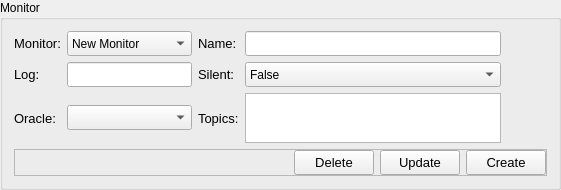
                   <widget class="QGroupBox" name="gbxConfigMonitor">
                    <property name="title">
                     <string>Monitor</string>
                    </property>
                    <layout class="QGridLayout" name="gridLayout_10">
                     <item row="0" column="0">
                      <widget class="QLabel" name="lblConfigMonitorMonitor">
                       <property name="minimumSize">
                        <size>
                         <width>0</width>
                         <height>0</height>
                        </size>
                       </property>
                       <property name="font">
                        <font>
                         <pointsize>10</pointsize>
                        </font>
                       </property>
                       <property name="text">
                        <string>Monitor:</string>
                       </property>
                      </widget>
                     </item>
                     <item row="0" column="1">
                      <widget class="QComboBox" name="cbxMonitorMonitor">
                       <property name="minimumSize">
                        <size>
                         <width>0</width>
                         <height>25</height>
                        </size>
                       </property>
                       <property name="maximumSize">
                        <size>
                         <width>16777215</width>
                         <height>25</height>
                        </size>
                       </property>
                       <property name="font">
                        <font>
                         <pointsize>9</pointsize>
                        </font>
                       </property>
                       <item>
                        <property name="text">
                         <string>New Monitor</string>
                        </property>
                       </item>
                      </widget>
                     </item>
                     <item row="7" column="0" colspan="5">
                      <widget class="QFrame" name="fConfigMonitor">
                       <property name="frameShape">
                        <enum>QFrame::StyledPanel</enum>
                       </property>
                       <property name="frameShadow">
                        <enum>QFrame::Raised</enum>
                       </property>
                       <layout class="QHBoxLayout" name="horizontalLayout_18">
                        <property name="leftMargin">
                         <number>0</number>
                        </property>
                        <property name="topMargin">
                         <number>0</number>
                        </property>
                        <property name="rightMargin">
                         <number>0</number>
                        </property>
                        <property name="bottomMargin">
                         <number>0</number>
                        </property>
                        <item>
                         <spacer name="horizontalSpacer">
                          <property name="orientation">
                           <enum>Qt::Horizontal</enum>
                          </property>
                          <property name="sizeHint" stdset="0">
                           <size>
                            <width>40</width>
                            <height>20</height>
                           </size>
                          </property>
                         </spacer>
                        </item>
                        <item>
                         <widget class="QPushButton" name="btnConfigMonitorDelete">
                          <property name="minimumSize">
                           <size>
                            <width>0</width>
                            <height>25</height>
                           </size>
                          </property>
                          <property name="maximumSize">
                           <size>
                            <width>16777215</width>
                            <height>25</height>
                           </size>
                          </property>
                          <property name="font">
                           <font>
                            <pointsize>10</pointsize>
                           </font>
                          </property>
                          <property name="text">
                           <string>Delete</string>
                          </property>
                         </widget>
                        </item>
                        <item>
                         <widget class="QPushButton" name="btnConfigMonitorUpdate">
                          <property name="minimumSize">
                           <size>
                            <width>0</width>
                            <height>25</height>
                           </size>
                          </property>
                          <property name="maximumSize">
                           <size>
                            <width>16777215</width>
                            <height>25</height>
                           </size>
                          </property>
                          <property name="font">
                           <font>
                            <pointsize>10</pointsize>
                           </font>
                          </property>
                          <property name="text">
                           <string>Update</string>
                          </property>
                         </widget>
                        </item>
                        <item>
                         <widget class="QPushButton" name="btnConfigMonitorCreate">
                          <property name="minimumSize">
                           <size>
                            <width>0</width>
                            <height>25</height>
                           </size>
                          </property>
                          <property name="maximumSize">
                           <size>
                            <width>16777215</width>
                            <height>25</height>
                           </size>
                          </property>
                          <property name="font">
                           <font>
                            <pointsize>10</pointsize>
                           </font>
                          </property>
                          <property name="text">
                           <string>Create</string>
                          </property>
                         </widget>
                        </item>
                       </layout>
                      </widget>
                     </item>
                     <item row="0" column="2">
                      <widget class="QLabel" name="lblConfigMonitorName">
                       <property name="minimumSize">
                        <size>
                         <width>0</width>
                         <height>0</height>
                        </size>
                       </property>
                       <property name="font">
                        <font>
                         <pointsize>10</pointsize>
                        </font>
                       </property>
                       <property name="text">
                        <string>Name:</string>
                       </property>
                      </widget>
                     </item>
                     <item row="0" column="3">
                      <widget class="QLineEdit" name="txtConfigMonitorName">
                       <property name="minimumSize">
                        <size>
                         <width>0</width>
                         <height>25</height>
                        </size>
                       </property>
                       <property name="maximumSize">
                        <size>
                         <width>16777215</width>
                         <height>25</height>
                        </size>
                       </property>
                       <property name="font">
                        <font>
                         <pointsize>10</pointsize>
                        </font>
                       </property>
                      </widget>
                     </item>
                     <item row="1" column="0">
                      <widget class="QLabel" name="lblConfigMonitorLog">
                       <property name="minimumSize">
                        <size>
                         <width>0</width>
                         <height>0</height>
                        </size>
                       </property>
                       <property name="font">
                        <font>
                         <pointsize>10</pointsize>
                        </font>
                       </property>
                       <property name="text">
                        <string>Log:</string>
                       </property>
                      </widget>
                     </item>
                     <item row="1" column="1">
                      <widget class="QLineEdit" name="txtConfigMonitorLog">
                       <property name="minimumSize">
                        <size>
                         <width>0</width>
                         <height>25</height>
                        </size>
                       </property>
                       <property name="maximumSize">
                        <size>
                         <width>16777215</width>
                         <height>25</height>
                        </size>
                       </property>
                       <property name="font">
                        <font>
                         <pointsize>10</pointsize>
                        </font>
                       </property>
                      </widget>
                     </item>
                     <item row="1" column="2">
                      <widget class="QLabel" name="lblConfigMonitorSilent">
                       <property name="minimumSize">
                        <size>
                         <width>0</width>
                         <height>0</height>
                        </size>
                       </property>
                       <property name="font">
                        <font>
                         <pointsize>10</pointsize>
                        </font>
                       </property>
                       <property name="text">
                        <string>Silent:</string>
                       </property>
                      </widget>
                     </item>
                     <item row="1" column="3">
                      <widget class="QComboBox" name="cbxMonitorSilent">
                       <property name="minimumSize">
                        <size>
                         <width>0</width>
                         <height>25</height>
                        </size>
                       </property>
                       <property name="maximumSize">
                        <size>
                         <width>16777215</width>
                         <height>25</height>
                        </size>
                       </property>
                       <property name="font">
                        <font>
                         <pointsize>9</pointsize>
                        </font>
                       </property>
                       <item>
                        <property name="text">
                         <string>False</string>
                        </property>
                       </item>
                       <item>
                        <property name="text">
                         <string>True</string>
                        </property>
                       </item>
                      </widget>
                     </item>
                     <item row="3" column="0">
                      <widget class="QLabel" name="lblConfigMonitorOracle">
                       <property name="minimumSize">
                        <size>
                         <width>0</width>
                         <height>0</height>
                        </size>
                       </property>
                       <property name="font">
                        <font>
                         <pointsize>10</pointsize>
                        </font>
                       </property>
                       <property name="text">
                        <string>Oracle:</string>
                       </property>
                      </widget>
                     </item>
                     <item row="3" column="1">
                      <widget class="QComboBox" name="cbxMonitorOracle">
                       <property name="minimumSize">
                        <size>
                         <width>0</width>
                         <height>25</height>
                        </size>
                       </property>
                       <property name="maximumSize">
                        <size>
                         <width>16777215</width>
                         <height>25</height>
                        </size>
                       </property>
                       <property name="font">
                        <font>
                         <pointsize>9</pointsize>
                        </font>
                       </property>
                      </widget>
                     </item>
                     <item row="3" column="2">
                      <widget class="QLabel" name="lblConfigMonitorTopics">
                       <property name="minimumSize">
                        <size>
                         <width>0</width>
                         <height>0</height>
                        </size>
                       </property>
                       <property name="font">
                        <font>
                         <pointsize>10</pointsize>
                        </font>
                       </property>
                       <property name="text">
                        <string>Topics:</string>
                       </property>
                      </widget>
                     </item>
                     <item row="3" column="3">
                      <widget class="QListWidget" name="lwConfigMonitorTopics">
                       <property name="minimumSize">
                        <size>
                         <width>0</width>
                         <height>0</height>
                        </size>
                       </property>
                       <property name="maximumSize">
                        <size>
                         <width>16777215</width>
                         <height>50</height>
                        </size>
                       </property>
                       <property name="font">
                        <font>
                         <pointsize>9</pointsize>
                        </font>
                       </property>
                       <property name="selectionMode">
                        <enum>QAbstractItemView::MultiSelection</enum>
                       </property>
                      </widget>
                     </item>
                     <item row="1" column="4">
                      <spacer name="horizontalSpacer_18">
                       <property name="orientation">
                        <enum>Qt::Horizontal</enum>
                       </property>
                       <property name="sizeHint" stdset="0">
                        <size>
                         <width>40</width>
                         <height>20</height>
                        </size>
                       </property>
                      </spacer>
                     </item>
                    </layout>
                   </widget>
